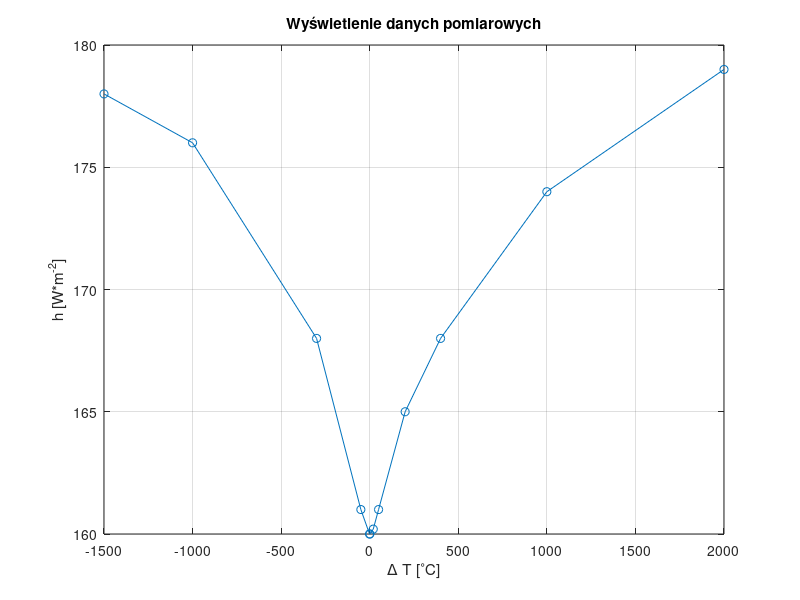

Reproduce this figure in MATLAB. (Note: this script raises an error after producing the figure.)
clc, clear, close all;
%% Dane
delta_T = [-1500, -1000, -300, -50, -1, 1, 20, 50, 200, 400, 1000, 2000];
h = [178, 176, 168, 161, 160, 160, 160.2, 161, 165, 168, 174, 179];
T_interpolacja = -1500:2000;

%% Wyświetlenie danych pomiarowych
figure(1);
% subplot(4,1,1);
plot(delta_T, h, 'o-');
grid on;
title('Wyświetlenie danych pomiarowych');
xlab = xlabel('\Delta T [^{\circ}C]');
ylab = ylabel('h [W*m^{-2}]');
%% Interpolacja Newton
h_newton = interpolacja_newton(delta_T, h, T_interpolacja);
figure(10)
% subplot(4,1,2);
plot(T_interpolacja, h_newton);
grid on;
title('Interpolacja Newton');
xlab = xlabel('\Delta T [^{\circ}C]');
ylab = ylabel('h [W*m^{-2}]');
%% Interpolacja Lagrange
h_lagrange = interpolacja_lagrange(delta_T, h, T_interpolacja);
figure(2)
% subplot(4,1,2);
plot(T_interpolacja, h_lagrange);
grid on;
title('Interpolacja Lagrange');
xlab = xlabel('\Delta T [^{\circ}C]');
ylab = ylabel('h [W*m^{-2}]');
%% Aproksymacja metodą najmniejszych kwadratów
    % dla stopni wielomianów od 5 do 11 wartosci wychodza poza skale,
    % dopasowujemy wielomianami do 4 stopnia analizujac blad aproksymacji =>
    % najmniejszy blad jest dla stopnia 4
bledy_aproksymacji=[];
for n = 1:4
    [~, blad_aproksymacji] = aproksymacja_kwadraty(delta_T, h, T_interpolacja, n);
    bledy_aproksymacji(1,n) = blad_aproksymacji;
end
[min_blad, n_blad] = min(bledy_aproksymacji);
[h_kwadraty, ~] = aproksymacja_kwadraty(delta_T, h, T_interpolacja, 3);

figure(3)
% subplot(4,1,3);
plot(T_interpolacja, h_kwadraty);
title(['Aproksymacja metodą najmniejszych kwadratów - stopień: ' num2str(n_blad)]);
xlab = xlabel('\Delta T [^{\circ}C]');
ylab = ylabel('h [W*m^{-2}]');
grid on;

%% Wyznaczanie węzłów równoodległych metodą graficzną
delta_T_rownoodlegle = podzial_wezlow_wykres(delta_T, h);
%% Interpolacja metodą splajnów
h_rownoodlegle = [178.0, 177.0, 176.0, 173.2, 170.3, 166.7, 160.0, 165.8, 169.0, 171.5, 174.0, 175.25, 176.5, 177.75, 179.0];
h_splajn = splajn(delta_T_rownoodlegle, h_rownoodlegle, T_interpolacja);
figure(5)
% subplot(4,1,4)
plot(T_interpolacja, h_splajn);
grid on;
title('Interpolacja funkcjami sklejanymi');
xlab = xlabel('\Delta T [^{\circ}C]');
ylab = ylabel('h [W*m^{-2}]');
%% Porównanie na jednym wykresie wartości interpolowanych z danymi pomiarowymi
% figure(6)
% subplot(4,1,1)
% plot(delta_T, h, 'o-');
% grid on;
% title('Wyświetlenie danych pomiarowych');
% xlab = xlabel('\Delta T [^{\circ}C]');
% ylab = ylabel('h [W*m^{-2}]');
% ylim([min(h) max(h)]);

figure(6)
sgtitle('Zestawienie wyznaczonych charakterystyk z danymi pomiarowymi')
subplot(3,1,1);
plot(delta_T, h, '-o');
hold on;
plot(T_interpolacja, h_lagrange);
grid on;
title('Interpolacja Lagrange');
xlab = xlabel('\Delta T [^{\circ}C]');
ylab = ylabel('h [W*m^{-2}]');
ylim([min(h) max(h)]);

figure(6)
subplot(3,1,2);
plot(delta_T, h, '-o');
hold on;
plot(T_interpolacja, h_kwadraty);
title(['Aproksymacja metodą najmniejszych kwadratów - stopień: ' num2str(n_blad)]);
xlab = xlabel('\Delta T [^{\circ}C]');
ylab = ylabel('h [W*m^{-2}]');
grid on;

figure(6)
subplot(3,1,3)
plot(delta_T_rownoodlegle, h_rownoodlegle, '-o');
hold on;
plot(T_interpolacja, h_splajn);
grid on;
title('Interpolacja funkcjami sklejanymi');
xlab = xlabel('\Delta T [^{\circ}C]');
ylab = ylabel('h [W*m^{-2}]');


blad_bezwzgledny_lagrange = abs(h_splajn - h_lagrange);
blad_bezwzgledny_aproksymacja = abs(h_splajn - h_kwadraty);
sredni_blad_lagrange = mean(blad_bezwzgledny_lagrange);
sredni_blad_aproksymacja = mean(blad_bezwzgledny_aproksymacja)











